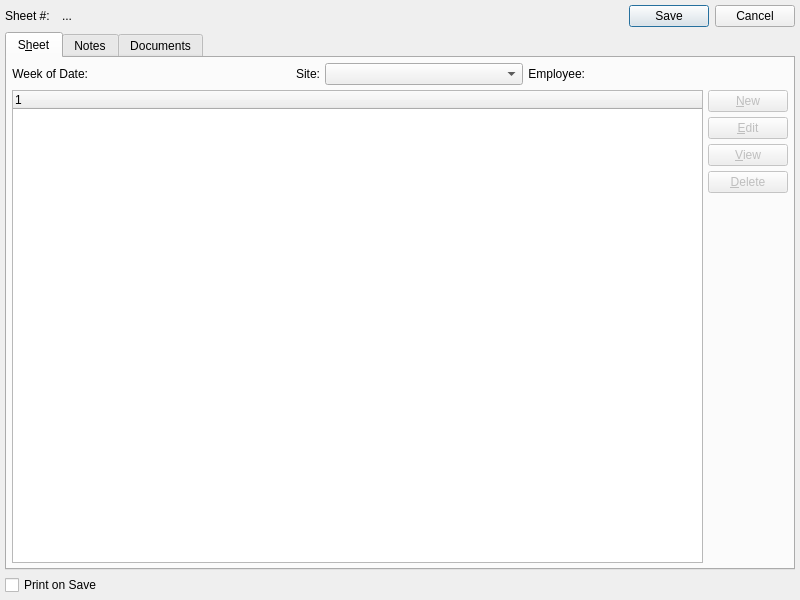
<?xml version="1.0" encoding="UTF-8"?>
<ui version="4.0">
 <comment>This file is part of the xtte package for xTuple ERP: PostBooks Edition, a free and
open source Enterprise Resource Planning software suite,
Copyright (c) 1999-2012 by OpenMFG LLC, d/b/a xTuple.
It is licensed to you under the Common Public Attribution License
version 1.0, the full text of which (including xTuple-specific Exhibits)
is available at www.xtuple.com/CPAL.  By using this software, you agree
to be bound by its terms.</comment>
 <class>timeExpenseSheet</class>
 <widget class="QDialog" name="timeExpenseSheet">
  <property name="geometry">
   <rect>
    <x>0</x>
    <y>0</y>
    <width>800</width>
    <height>600</height>
   </rect>
  </property>
  <property name="minimumSize">
   <size>
    <width>775</width>
    <height>400</height>
   </size>
  </property>
  <property name="windowTitle">
   <string>Worksheet</string>
  </property>
  <layout class="QGridLayout" name="gridLayout_2">
   <item row="0" column="0">
    <layout class="QHBoxLayout">
     <property name="spacing">
      <number>12</number>
     </property>
     <item>
      <widget class="QLabel" name="_sheetNumberExtraLit">
       <property name="text">
        <string>Sheet #:</string>
       </property>
      </widget>
     </item>
     <item>
      <widget class="QLabel" name="_sheetNumberExtra">
       <property name="text">
        <string>...</string>
       </property>
      </widget>
     </item>
     <item>
      <spacer>
       <property name="orientation">
        <enum>Qt::Horizontal</enum>
       </property>
       <property name="sizeType">
        <enum>QSizePolicy::Expanding</enum>
       </property>
       <property name="sizeHint" stdset="0">
        <size>
         <width>0</width>
         <height>20</height>
        </size>
       </property>
      </spacer>
     </item>
     <item>
      <widget class="QDialogButtonBox" name="_buttonBox">
       <property name="standardButtons">
        <set>QDialogButtonBox::Cancel|QDialogButtonBox::Save</set>
       </property>
      </widget>
     </item>
    </layout>
   </item>
   <item row="1" column="0">
    <widget class="QTabWidget" name="_TimeExpenseInformation">
     <property name="enabled">
      <bool>true</bool>
     </property>
     <property name="currentIndex">
      <number>0</number>
     </property>
     <widget class="QWidget" name="_headerPage">
      <attribute name="title">
       <string>S&amp;heet</string>
      </attribute>
      <layout class="QGridLayout" name="gridLayout">
       <item row="0" column="0" colspan="2">
        <layout class="QHBoxLayout" name="horizontalLayout">
         <item>
          <widget class="QLabel" name="_weekendingLit">
           <property name="text">
            <string>Week of Date:</string>
           </property>
           <property name="alignment">
            <set>Qt::AlignRight|Qt::AlignTrailing|Qt::AlignVCenter</set>
           </property>
          </widget>
         </item>
         <item>
          <widget class="DLineEdit" name="_weekending">
           <property name="enabled">
            <bool>true</bool>
           </property>
           <property name="sizePolicy">
            <sizepolicy hsizetype="Expanding" vsizetype="Fixed">
             <horstretch>0</horstretch>
             <verstretch>0</verstretch>
            </sizepolicy>
           </property>
           <property name="focusPolicy">
            <enum>Qt::StrongFocus</enum>
           </property>
           <property name="defaultDate">
            <enum>XDateEdit::None</enum>
           </property>
          </widget>
         </item>
         <item>
          <widget class="QLabel" name="_siteLit">
           <property name="text">
            <string>Site:</string>
           </property>
           <property name="alignment">
            <set>Qt::AlignRight|Qt::AlignTrailing|Qt::AlignVCenter</set>
           </property>
           <property name="margin">
            <number>3</number>
           </property>
          </widget>
         </item>
         <item>
          <widget class="WComboBox" name="_site">
           <property name="sizePolicy">
            <sizepolicy hsizetype="Expanding" vsizetype="Fixed">
             <horstretch>0</horstretch>
             <verstretch>0</verstretch>
            </sizepolicy>
           </property>
           <property name="maximumSize">
            <size>
             <width>200</width>
             <height>16777215</height>
            </size>
           </property>
          </widget>
         </item>
         <item>
          <widget class="QLabel" name="_originatedByLit">
           <property name="text">
            <string>Employee:</string>
           </property>
           <property name="alignment">
            <set>Qt::AlignRight|Qt::AlignTrailing|Qt::AlignVCenter</set>
           </property>
           <property name="margin">
            <number>3</number>
           </property>
          </widget>
         </item>
         <item>
          <widget class="EmpCluster" name="_employee"/>
         </item>
         <item>
          <spacer name="horizontalSpacer_2">
           <property name="orientation">
            <enum>Qt::Horizontal</enum>
           </property>
           <property name="sizeHint" stdset="0">
            <size>
             <width>0</width>
             <height>20</height>
            </size>
           </property>
          </spacer>
         </item>
        </layout>
       </item>
       <item row="1" column="0">
        <widget class="XTreeWidget" name="_lines">
         <property name="focusPolicy">
          <enum>Qt::StrongFocus</enum>
         </property>
         <property name="alternatingRowColors">
          <bool>false</bool>
         </property>
         <property name="rootIsDecorated">
          <bool>true</bool>
         </property>
        </widget>
       </item>
       <item row="1" column="1">
        <layout class="QVBoxLayout" name="verticalLayout">
         <item>
          <widget class="QPushButton" name="_new">
           <property name="enabled">
            <bool>false</bool>
           </property>
           <property name="text">
            <string>&amp;New</string>
           </property>
          </widget>
         </item>
         <item>
          <widget class="QPushButton" name="_edit">
           <property name="enabled">
            <bool>false</bool>
           </property>
           <property name="text">
            <string>&amp;Edit</string>
           </property>
           <property name="autoDefault">
            <bool>true</bool>
           </property>
          </widget>
         </item>
         <item>
          <widget class="QPushButton" name="_view">
           <property name="enabled">
            <bool>false</bool>
           </property>
           <property name="text">
            <string>&amp;View</string>
           </property>
           <property name="autoDefault">
            <bool>true</bool>
           </property>
          </widget>
         </item>
         <item>
          <widget class="QPushButton" name="_delete">
           <property name="enabled">
            <bool>false</bool>
           </property>
           <property name="text">
            <string>&amp;Delete</string>
           </property>
           <property name="autoDefault">
            <bool>true</bool>
           </property>
          </widget>
         </item>
         <item>
          <spacer>
           <property name="orientation">
            <enum>Qt::Vertical</enum>
           </property>
           <property name="sizeType">
            <enum>QSizePolicy::Expanding</enum>
           </property>
           <property name="sizeHint" stdset="0">
            <size>
             <width>20</width>
             <height>20</height>
            </size>
           </property>
          </spacer>
         </item>
        </layout>
       </item>
      </layout>
     </widget>
     <widget class="QWidget" name="_sheetNotesPage">
      <attribute name="title">
       <string>Notes</string>
      </attribute>
      <layout class="QGridLayout">
       <item row="0" column="0">
        <widget class="QTextEdit" name="_orderComments">
         <property name="focusPolicy">
          <enum>Qt::ClickFocus</enum>
         </property>
        </widget>
       </item>
      </layout>
     </widget>
     <widget class="QWidget" name="_sheetDocumentsPage">
      <attribute name="title">
       <string>Documents</string>
      </attribute>
      <layout class="QVBoxLayout" name="verticalLayout_2">
       <item>
        <widget class="Documents" name="_documents">
         <property name="type">
          <enum>Documents::TimeExpense</enum>
         </property>
        </widget>
       </item>
      </layout>
     </widget>
    </widget>
   </item>
   <item row="2" column="0">
    <widget class="XCheckBox" name="_printSheet">
     <property name="text">
      <string>Print on Save</string>
     </property>
    </widget>
   </item>
  </layout>
 </widget>
 <layoutdefault spacing="5" margin="5"/>
 <pixmapfunction>qPixmapFromMimeSource</pixmapfunction>
 <customwidgets>
  <customwidget>
   <class>DLineEdit</class>
   <extends>QWidget</extends>
   <header>datecluster.h</header>
   <container>1</container>
  </customwidget>
  <customwidget>
   <class>Documents</class>
   <extends>QWidget</extends>
   <header>documents.h</header>
  </customwidget>
  <customwidget>
   <class>EmpCluster</class>
   <extends>QWidget</extends>
   <header>empcluster.h</header>
  </customwidget>
  <customwidget>
   <class>WComboBox</class>
   <extends>XComboBox</extends>
   <header>wcombobox.h</header>
  </customwidget>
  <customwidget>
   <class>XCheckBox</class>
   <extends>QCheckBox</extends>
   <header>xcheckbox.h</header>
  </customwidget>
  <customwidget>
   <class>XComboBox</class>
   <extends>QComboBox</extends>
   <header>xcombobox.h</header>
  </customwidget>
  <customwidget>
   <class>XTreeWidget</class>
   <extends>QTreeWidget</extends>
   <header>xtreewidget.h</header>
   <container>1</container>
  </customwidget>
 </customwidgets>
 <resources/>
 <connections/>
</ui>
